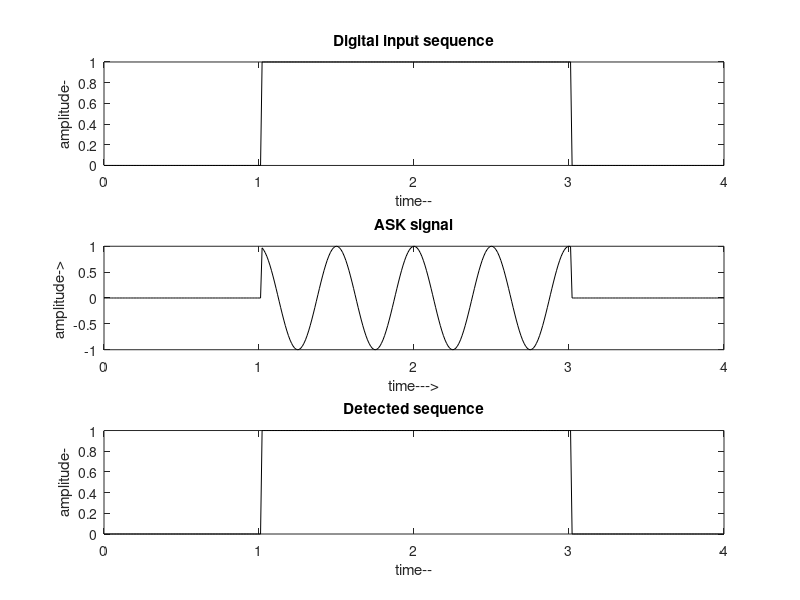
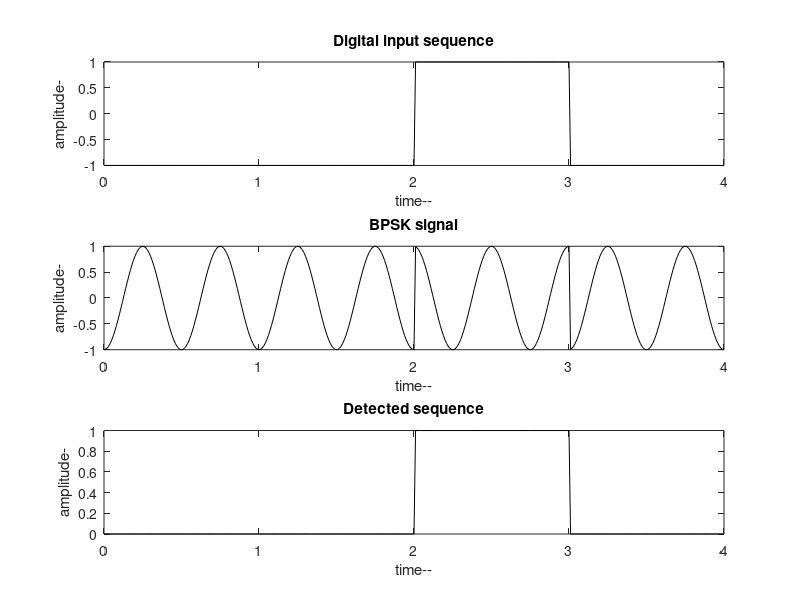
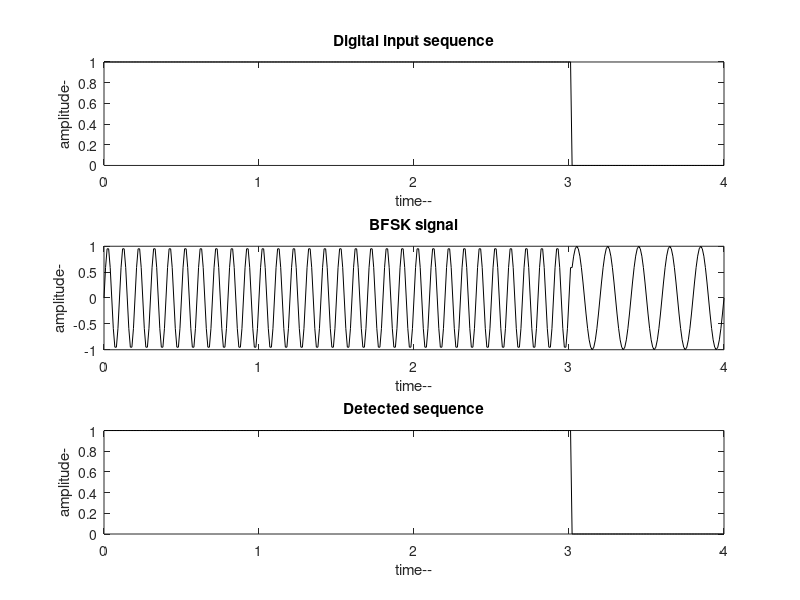

Here is the MATLAB script that generated these plots, in order: (Note: this script raises an error after producing the figures.)
clc; clear;
n= randi([0 1],1,4); % Four input sequence
%NRZ unipolar pulse shaping
i=1;
t=0:0.01:length(n);
y=zeros(1,length(t));
for j=1:length(t)
    if t(j) <= i
        y(j) = n(i);
    else
        y(j)=n(i); i=i+1;
    end
end
subplot(3,1,1);plot(t,y,'k');title('Digital input sequence');xlabel('time--');ylabel('amplitude-');
%carrier
x=cos(2*pi*2*t);
%ASK modulation
ask = y.*x;
subplot(3,1,2);
plot(t,ask,'k') ;title('ASK signal');xlabel('time--->');ylabel('amplitude-> ');

%ASK demodulation
k=zeros(1,length(t));
for j=1:length(t)
    if x(j) == ask(j)
        k(j) = 1;
    else
        k(j) = 0;
    end
end
subplot(3,1,3);
plot(t,k,'k');title('Detected sequence');xlabel('time--');ylabel('amplitude-');

figure(2)

clc; clear;
n= randi([0 1],1,4); % Four input sequence
%Binary to polar conversion
nn=zeros(1,length(n));
for m=1:length(n)
    if n(m) == 0
        nn(m) = -1;
    else
        nn(m)=1;
    end
end
%NRZ pulse shaping
i=1;
t=0:0.01:length(n);
for j=1:length(t)
    if t(j) <= i
        y(j) = nn(i);
    else
        i=i+1; y(j)=nn(i);
    end
end
subplot(3,1,1);plot(t,y,'k');title('Digital input sequence');xlabel('time--');ylabel('amplitude-');
%carrier
x=cos(2*pi*2*t);
%BPSK modulation
bpsk = y.*x;
subplot(3,1,2);plot(t,bpsk,'k');title('BPSK signal');xlabel('time--');ylabel('amplitude-');
%BPSK demodulation
for j=1:length(t)
    if x(j) == bpsk(j)
        k(j) = 1;
    else
        k(j) = 0;
    end
end
subplot(3,1,3);plot(t,k,'k');title('Detected sequence');xlabel('time--');ylabel('amplitude-');


clc; clear;
figure(3);
n= randi([0 1],1,4); % Four input sequence
%NRZ unipolar pulse shaping
i=1;
t=0:0.01:length(n);
for j=1:length(t)
    if t(j) <= i
        y(j) = n(i);
    else
        y(j)=n(i); i=i+1;
    end
end
subplot(3,1,1);plot(t,y,'k');title('Digital input sequence');xlabel('time--');ylabel('amplitude-');
%carriers
f1=10; %carrier frequency 1
f2=5; %carrier frequency 2
y1=sin(2*pi*f1*t);
y2=sin(2*pi*f2*t);
%BFSK modulation
z=zeros(1,length(t));
for j=1:length(t)
    if y(j) == 1
        z(j) = y1(j);
    else
        z(j) = y2(j);
    end
end
subplot(3,1,2);plot(t,z,'k');title('BFSK signal');xlabel('time--');ylabel('amplitude-');
%BFSK demodulation
for j=1:length(t)
    if z(j) == y1(j)
        k(j) = 1;
    else
        k(j) = 0;
    end
end
subplot(3,1,3);plot(t,k,'k');title('Detected sequence');xlabel('time--');ylabel('amplitude-');



clc; clear;
% Input Generator Matrix
g=input('Enter The Generator Matrix: ');
disp ('G = ')
disp ('The Order of Linear block Code for given Generator Matrix is:')
[n,k] = size(transpose(g))
for i = 1:2^k
    for j = k:-1:1
        if rem(i-1,2^(-j+k+1))>=2^(-j+k)
            u(i,j)=1;
        else
            u(i,j)=0;
        end
    end
end
u
disp('The Possible Codewords are :');
c = rem(u*g,2)
disp('The Minimum Hamming Distance dmin for given Block Code is ')
d_min = min(sum((c(2:2^k,:))'))
% Code Word
r = input('Enter the Received Code Word:')
p = [g(:,n-k+2:n)];
h = [transpose(p),eye(n-k)];
disp('Parity matrix transpose is')
ht = transpose(h)
disp('Syndrome of a Given Codeword is :')
s = rem(r*ht,2)
for i = 1:1:size(ht)
    if(ht(i,1:3)==s)
        r(i) = 1-r(i);
        break;
    end
end
disp('The Error is in bit:')
i
disp('The Corrected Codeword is :')
r
